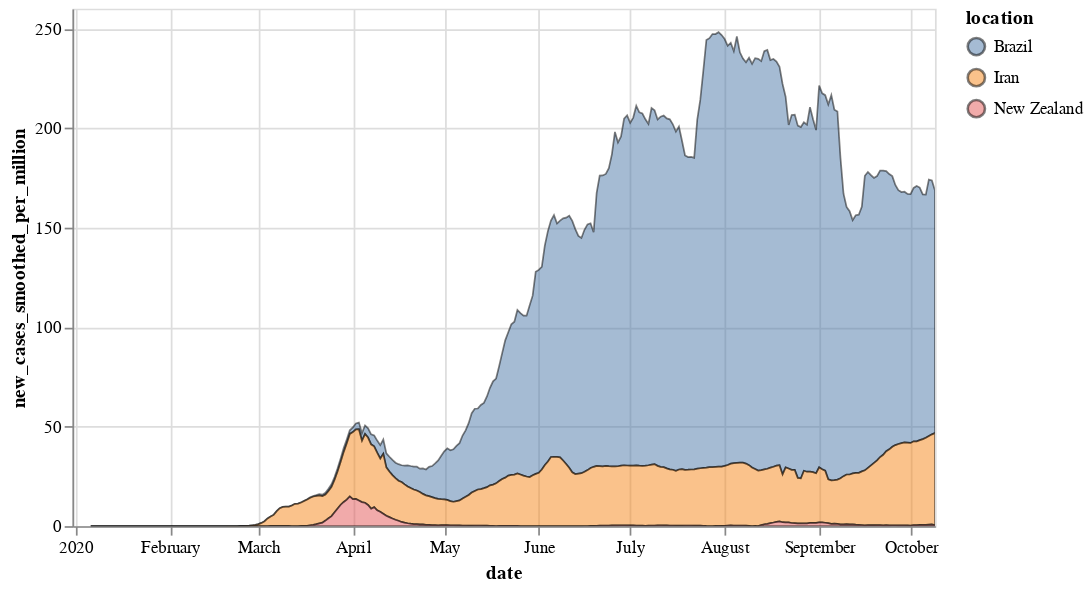

The code cell stored with this chart in its notebook:
### Markdown cell above
Let's preview what these plots look like (because we're in Jupyter, we have to specify a width)

### Code cell
c1.properties(width=500)

### Figure 1 — Vega-Lite specification as saved in the notebook (floating-point values rounded to 4 significant figures; data arrays with more than 128 entries replaced by an {"elided": "..."} marker saying what was removed)
{"config": {"view": {"continuousWidth": 400, "continuousHeight": 300}}, "data": {"name": "data-00cf356b17a198e932945a622968a9ef"}, "mark": {"type": "area", "opacity": 0.5, "stroke": "black"}, "encoding": {"color": {"type": "nominal", "field": "location"}, "x": {"type": "temporal", "field": "date"}, "y": {"type": "quantitative", "field": "new_cases_smoothed_per_million"}}, "selection": {"selector001": {"type": "interval", "bind": "scales", "encodings": ["x", "y"]}}, "width": 500, "$schema": "https://vega.github.io/schema/vega-lite/v4.8.1.json", "datasets": {"data-00cf356b17a198e932945a622968a9ef": {"elided": "852 records"}}}
